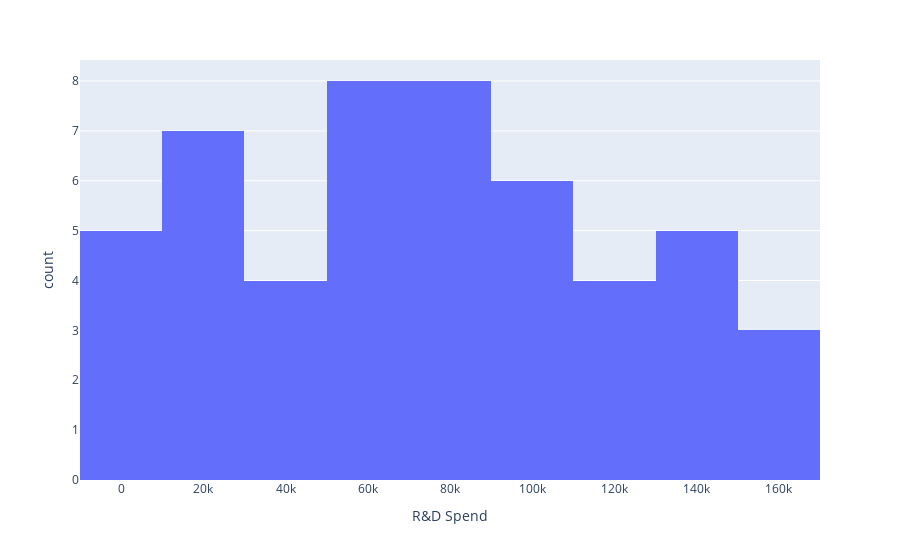
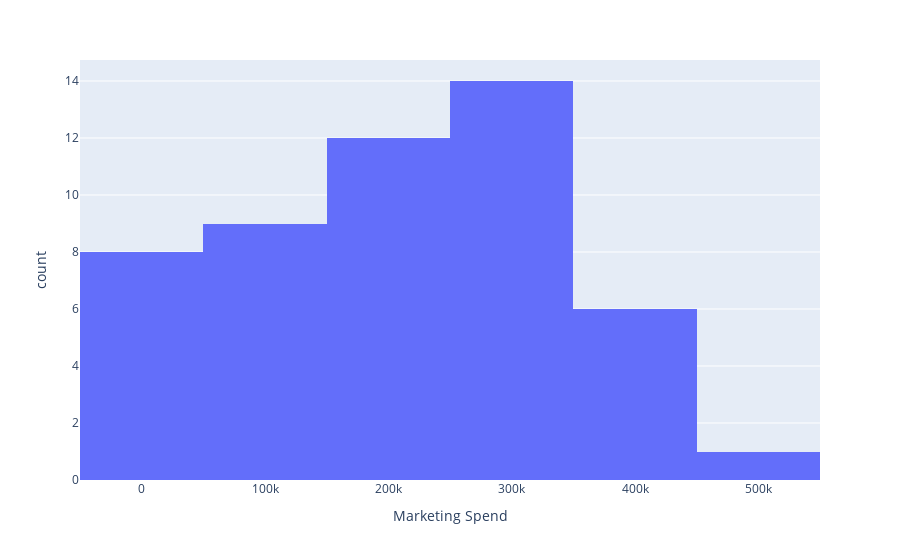
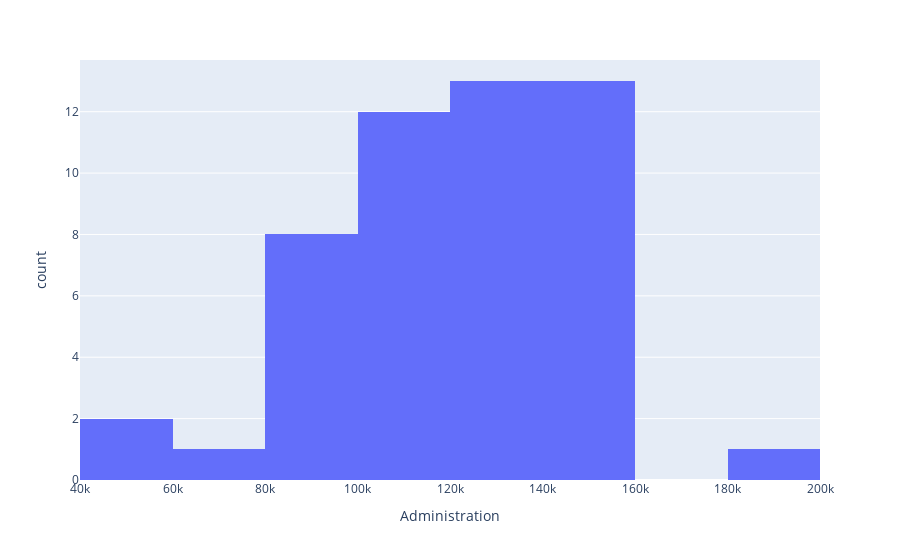
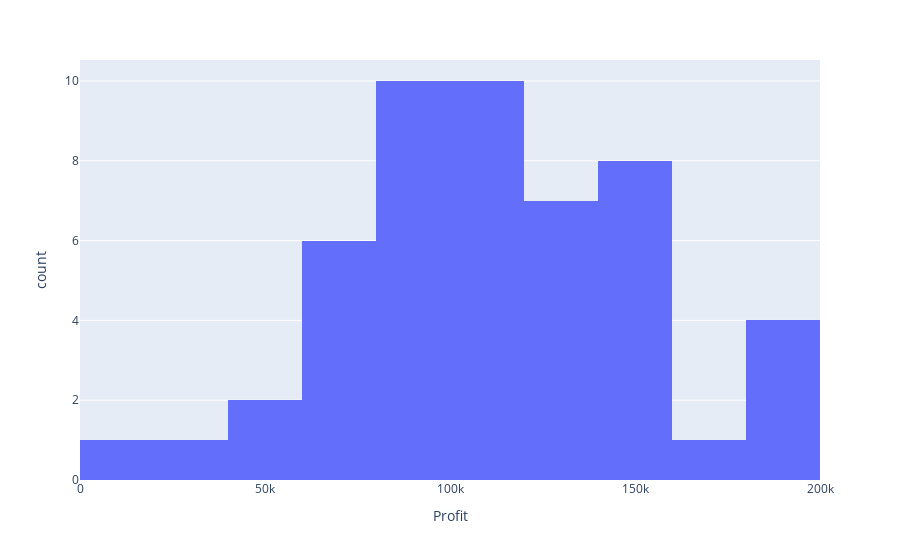

The code cell stored with these charts, in order, in its notebook:
### Markdown cell above
### Contagem de valores de features numéricas

### Code cell
df_numerico = df['R&D Spend'],df['Marketing Spend'],df['Administration'],df['Profit']

for i in df_numerico:
    fig = px.histogram(df, x = i)
    fig.show()

### Figure 1 — Plotly figure (JSON) as saved in the notebook; plotly's stock layout.template omitted (floating-point values rounded to 4 significant figures)
{"data": [{"alignmentgroup": "True", "bingroup": "x", "hovertemplate": "R&D Spend=%{x}<br>count=%{y}<extra></extra>", "legendgroup": "", "marker": {"color": "#636efa", "pattern": {"shape": ""}}, "name": "", "offsetgroup": "", "orientation": "v", "showlegend": false, "type": "histogram", "x": [165300.0, 162600.0, 153400.0, 144400.0, 142100.0, 131900.0, 134600.0, 130300.0, 120500.0, 123300.0, 101900.0, 100700.0, 93860.0, 91990.0, 119900.0, 114500.0, 78010.0, 94660.0, 91750.0, 86420.0, 76250.0, 78390.0, 73990.0, 67530.0, 77040.0, 64660.0, 75330.0, 72110.0, 66050.0, 65610.0, 61990.0, 61140.0, 63410.0, 55490.0, 46430.0, 46010.0, 28660.0, 44070.0, 20230.0, 38560.0, 28750.0, 27890.0, 23640.0, 15510.0, 22180.0, 1000.0, 1315.0, 0, 542.0, 0], "xaxis": "x", "yaxis": "y"}], "layout": {"autosize": true, "barmode": "relative", "legend": {"tracegroupgap": 0}, "margin": {"t": 60}, "xaxis": {"anchor": "y", "autorange": true, "domain": [0, 1], "range": [-10000, 170000], "title": {"text": "R&D Spend"}, "type": "linear"}, "yaxis": {"anchor": "x", "autorange": true, "domain": [0, 1], "range": [0, 8.421], "title": {"text": "count"}}}}

### Figure 2 — Plotly figure (JSON) as saved in the notebook; plotly's stock layout.template omitted (floating-point values rounded to 4 significant figures)
{"data": [{"alignmentgroup": "True", "bingroup": "x", "hovertemplate": "Marketing Spend=%{x}<br>count=%{y}<extra></extra>", "legendgroup": "", "marker": {"color": "#636efa", "pattern": {"shape": ""}}, "name": "", "offsetgroup": "", "orientation": "v", "showlegend": false, "type": "histogram", "x": [471800.0, 443900.0, 407900.0, 383200.0, 366200.0, 362900.0, 127700.0, 323900.0, 311600.0, 305000.0, 229200.0, 249700.0, 249800.0, 252700.0, 256500.0, 261800.0, 264300.0, 282600.0, 294900.0, 0, 298700.0, 299700.0, 303300.0, 304800.0, 140600.0, 138000.0, 134100.0, 353200.0, 118100.0, 107100.0, 91130.0, 88220.0, 46090.0, 214600.0, 210800.0, 205500.0, 201100.0, 197000.0, 185300.0, 175000.0, 172800.0, 164500.0, 148000.0, 35530.0, 28330.0, 1904.0, 297100.0, 0, 0, 45170.0], "xaxis": "x", "yaxis": "y"}], "layout": {"autosize": true, "barmode": "relative", "legend": {"tracegroupgap": 0}, "margin": {"t": 60}, "xaxis": {"anchor": "y", "autorange": true, "domain": [0, 1], "range": [-50000, 550000], "title": {"text": "Marketing Spend"}, "type": "linear"}, "yaxis": {"anchor": "x", "autorange": true, "domain": [0, 1], "range": [0, 14.74], "title": {"text": "count"}}}}

### Figure 3 — Plotly figure (JSON) as saved in the notebook; plotly's stock layout.template omitted (floating-point values rounded to 4 significant figures)
{"data": [{"alignmentgroup": "True", "bingroup": "x", "hovertemplate": "Administration=%{x}<br>count=%{y}<extra></extra>", "legendgroup": "", "marker": {"color": "#636efa", "pattern": {"shape": ""}}, "name": "", "offsetgroup": "", "orientation": "v", "showlegend": false, "type": "histogram", "x": [136900.0, 151400.0, 101100.0, 118700.0, 91390.0, 99810.0, 147200.0, 145500.0, 148700.0, 108700.0, 110600.0, 91790.0, 127300.0, 135500.0, 156500.0, 122600.0, 121600.0, 145100.0, 114200.0, 153500.0, 113900.0, 153800.0, 122800.0, 105800.0, 99280.0, 139600.0, 144100.0, 127900.0, 182600.0, 153000.0, 115600.0, 152700.0, 129200.0, 103100.0, 157700.0, 85050.0, 127100.0, 51280.0, 65950.0, 82980.0, 118500.0, 84710.0, 96190.0, 127400.0, 154800.0, 124200.0, 115800.0, 135400.0, 51740.0, 117000.0], "xaxis": "x", "yaxis": "y"}], "layout": {"autosize": true, "barmode": "relative", "legend": {"tracegroupgap": 0}, "margin": {"t": 60}, "xaxis": {"anchor": "y", "autorange": true, "domain": [0, 1], "range": [40000, 200000], "title": {"text": "Administration"}, "type": "linear"}, "yaxis": {"anchor": "x", "autorange": true, "domain": [0, 1], "range": [0, 13.68], "title": {"text": "count"}}}}

### Figure 4 — Plotly figure (JSON) as saved in the notebook; plotly's stock layout.template omitted (floating-point values rounded to 4 significant figures)
{"data": [{"alignmentgroup": "True", "bingroup": "x", "hovertemplate": "Profit=%{x}<br>count=%{y}<extra></extra>", "legendgroup": "", "marker": {"color": "#636efa", "pattern": {"shape": ""}}, "name": "", "offsetgroup": "", "orientation": "v", "showlegend": false, "type": "histogram", "x": [192300.0, 191800.0, 191100.0, 182900.0, 166200.0, 157000.0, 156100.0, 155800.0, 152200.0, 149800.0, 146100.0, 144300.0, 141600.0, 134300.0, 132600.0, 129900.0, 127000.0, 125400.0, 124300.0, 122800.0, 118500.0, 111300.0, 110400.0, 108700.0, 108600.0, 107400.0, 105700.0, 105000.0, 103300.0, 101000.0, 99940.0, 97480.0, 97430.0, 96780.0, 96710.0, 96480.0, 90710.0, 89950.0, 81230.0, 81010.0, 78240.0, 77800.0, 71500.0, 69760.0, 65200.0, 64930.0, 49490.0, 42560.0, 35670.0, 14680.0], "xaxis": "x", "yaxis": "y"}], "layout": {"autosize": true, "barmode": "relative", "legend": {"tracegroupgap": 0}, "margin": {"t": 60}, "xaxis": {"anchor": "y", "autorange": true, "domain": [0, 1], "range": [0, 200000], "title": {"text": "Profit"}, "type": "linear"}, "yaxis": {"anchor": "x", "autorange": true, "domain": [0, 1], "range": [0, 10.53], "title": {"text": "count"}}}}
